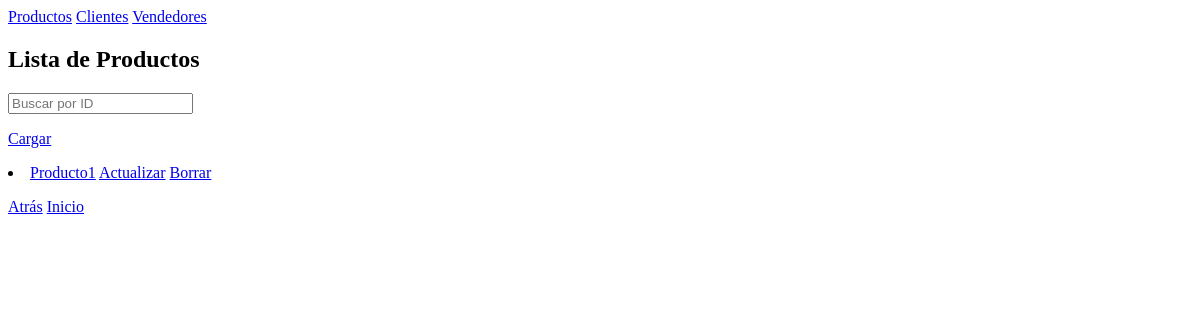
The app's page /, older data.
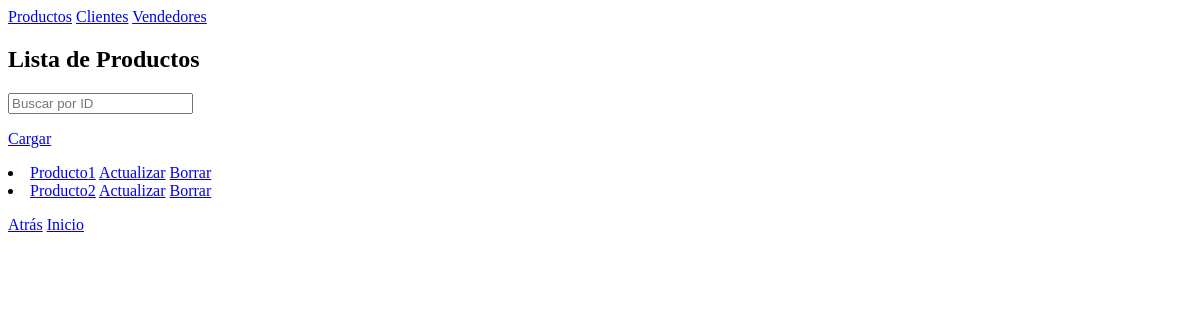
The same page, newer data.
### sales/models.py (models this page shows, shortened)
class Product(models.Model):
    name = models.CharField(max_length=64)
    price = models.DecimalField(max_digits=6, decimal_places=2)
    description = models.TextField()

### sales/views.py (the view)
# urls.py: path('', views.ProductList.as_view(), name='product_list'),
class ProductList(ListView):
    model = Product
    template_name = 'product/product_list.html'

### sales/templates/product/product_list.html (shortened to what this page needs)
{% extends 'base.html' %}
{% block content %}
    <div>
        <h2>Lista de Productos</h2>
        <form action="{% url 'product_search' %}" method="GET">
            <input name="q" type="number" placeholder="Buscar por ID">
        </form>
        <a href="{% url 'product_create' %}">Cargar</a>
    </div>
    {% if object_list %}
        {% for product in object_list %}
            <li>
                <a href="{% url 'product_detail' product.id %}">{{ product.name }}</a>
                <a href="{% url 'product_update' product.id %}">Actualizar</a>
                <a href="{% url 'product_delete' product.id %}">Borrar</a>
            </li>
        {% endfor %}
    {% else %}
        <p>No hay productos</p>
    {% endif %}
{% endblock content %}

### sales/templates/base.html (shortened to what this page needs)
<!DOCTYPE html>
<html lang="en">
    <head>
    </head>
    <body>
        <div class="sidenav">
            <a href="/product_list">Productos</a>
            <a href="/customer_list">Clientes</a>
            <a href="/seller_list">Vendedores</a>
        </div>
        {% block content %}
        {% endblock content %}
        <a href="#" onclick="history.go(-1)">Atrás</a>
        <a href="/">Inicio</a>
    </body>
</html>

Row changes from the older to the newer data that the page shows:
added Product: name "Producto2"
